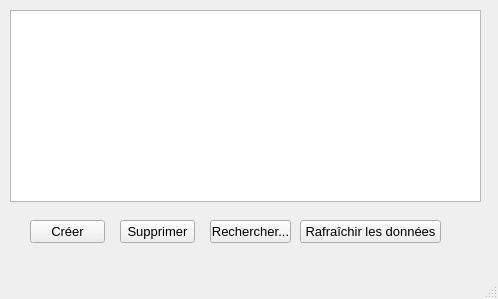
<?xml version="1.0" encoding="UTF-8"?>
<ui version="4.0">
 <class>commandewindow</class>
 <widget class="QMainWindow" name="commandewindow">
  <property name="geometry">
   <rect>
    <x>0</x>
    <y>0</y>
    <width>498</width>
    <height>299</height>
   </rect>
  </property>
  <property name="windowTitle">
   <string>MainWindow</string>
  </property>
  <widget class="QWidget" name="centralwidget">
   <widget class="QTableView" name="tableCommande">
    <property name="geometry">
     <rect>
      <x>10</x>
      <y>10</y>
      <width>471</width>
      <height>192</height>
     </rect>
    </property>
   </widget>
   <widget class="QPushButton" name="btn_rechercher">
    <property name="geometry">
     <rect>
      <x>210</x>
      <y>220</y>
      <width>81</width>
      <height>23</height>
     </rect>
    </property>
    <property name="font">
     <font>
      <pointsize>10</pointsize>
     </font>
    </property>
    <property name="text">
     <string>Rechercher...</string>
    </property>
   </widget>
   <widget class="QPushButton" name="btn_rafraichir">
    <property name="geometry">
     <rect>
      <x>300</x>
      <y>220</y>
      <width>141</width>
      <height>23</height>
     </rect>
    </property>
    <property name="font">
     <font>
      <pointsize>10</pointsize>
     </font>
    </property>
    <property name="text">
     <string>Rafraîchir les données</string>
    </property>
   </widget>
   <widget class="QPushButton" name="btn_supprimer">
    <property name="geometry">
     <rect>
      <x>120</x>
      <y>220</y>
      <width>75</width>
      <height>23</height>
     </rect>
    </property>
    <property name="font">
     <font>
      <pointsize>10</pointsize>
     </font>
    </property>
    <property name="text">
     <string>Supprimer</string>
    </property>
   </widget>
   <widget class="QPushButton" name="btn_creer">
    <property name="geometry">
     <rect>
      <x>30</x>
      <y>220</y>
      <width>75</width>
      <height>23</height>
     </rect>
    </property>
    <property name="font">
     <font>
      <pointsize>10</pointsize>
     </font>
    </property>
    <property name="text">
     <string>Créer</string>
    </property>
   </widget>
  </widget>
  <widget class="QMenuBar" name="menubar">
   <property name="geometry">
    <rect>
     <x>0</x>
     <y>0</y>
     <width>498</width>
     <height>21</height>
    </rect>
   </property>
  </widget>
  <widget class="QStatusBar" name="statusbar"/>
 </widget>
 <resources/>
 <connections/>
</ui>
